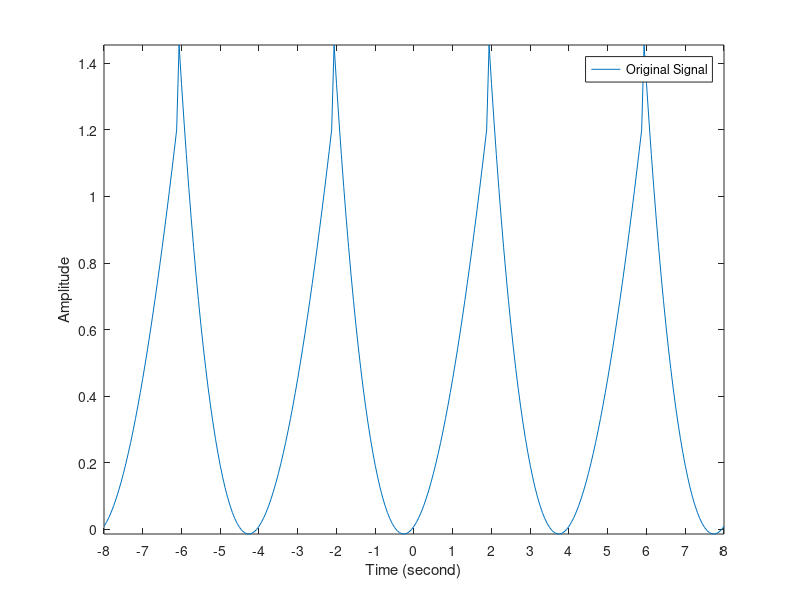

MATLAB code to generate this figure: (Note: this script raises an error after producing the figure.)
%% Initial Data
x_s = zeros(1,257);
x_b = ones(1,257);
%% Duration 16s, sampling rate 16Hz, sample signal
t_s = linspace(-8,8,16*16+1);
t_o = linspace(-2,2,4*16+1);
x_o = (5*t_o.^2 + 2*t_o)./(2*t_o+15);
len = length(t_s);
T = 4;
for i = 1:len
    temp = rem(i+0.5*T*16,T*16);
    x_s(1,i) = x_o(1,temp+1);
end
%% Draw the picture of original signal
figure
plot(x_s);
axis tight
set(gca,'xtick',1:16:257,'xticklabel',-8:1:8);
xlabel('Time (second)');
ylabel('Amplitude');
legend("Original Signal")
%% Calculate fourier series N = 10
N = 10;
l = 0.5*T;
syms t x
x = (5*t^2 + 2*t)/(2*t+15);
c_k = zeros(1,2*N+1);
c_k(1,N+1)= int(x,t,-l,l)/(2*l);    
for j = N:-1:1
    c_k(1,j) = int(x*exp(1i*(j-N-1)*pi*t/l),t,-l,l)/(2*l);
end
for j = 1:N
    c_k(1,j+N+1) = int(x*exp(1i*-j*pi*t/l),t,-l,l)/(2*l);
end
%% Reconstruct signal
x_re = getRec_Exp(c_k,t_s,T);
figure
plot(x_s);
axis tight
set(gca,'xtick',1:16:257,'xticklabel',-8:1:8);
xlabel('Time (second)');
ylabel('Amplitude');
hold on
plot(x_re,'r');


%% Reconstruc signal from sampling
[a_o,a_k,b_k] = getFourierSeries(x_s,16,T,N,len);
c_k(1,N+1) = a_o/2;
for j = N:-1:1
    c_k(1,j) = (a_k(1,abs(j-N-1)) + 1i*b_k(1,abs(j-N-1)))/2;
end
for j = 1:N
    c_k(1,j+N+1) = (a_k(1,j) - 1i*b_k(1,j))/2;
end
x_res = getRec_Exp(c_k,t_s,T);
hold on
plot(x_re,'g-.');
legend("Original Signal","N=10 Fourier Serise Reconstruction sys","N=10 Fourier Serise Reconstruction exp sample")
